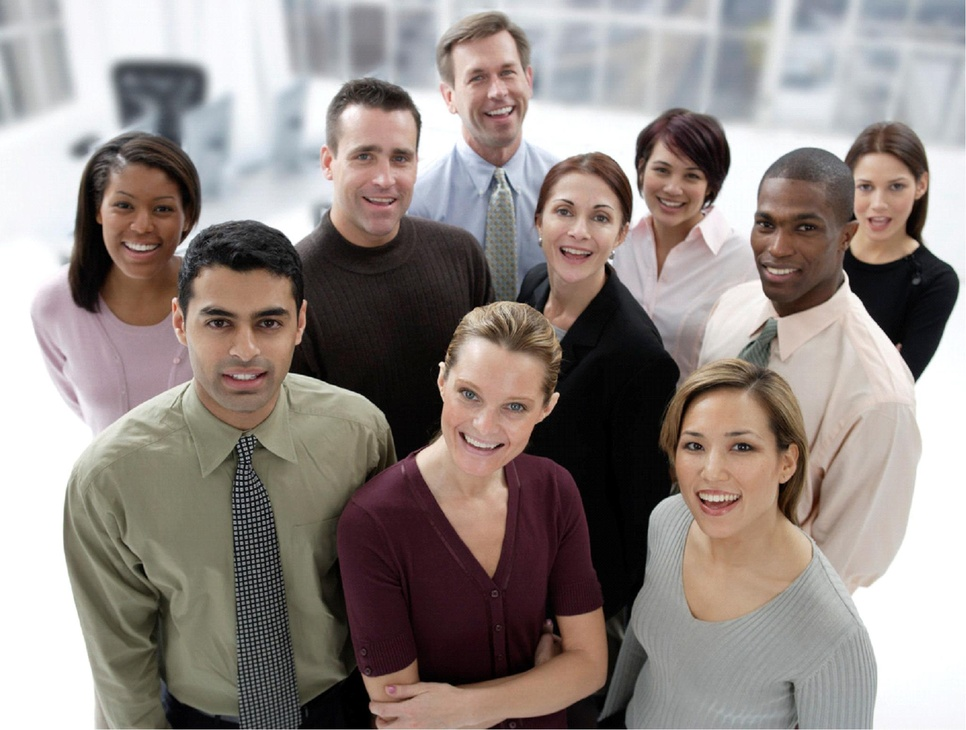
//> input picture multi.jpg, 966 x 730 px, shrunk from 2048 x 1548 before the run
$ ./face   (built with g++ and OpenCV 4)
//> lines starting //> are read from the running program, lines starting //| are printed output that depends on the picture; after the words box and inside, x2 and y2 are one past the last pixel; in counts of white or black regions, pixels touching at a corner belong together
 #include <opencv2/objdetect/objdetect.hpp>
 #include <opencv2/highgui/highgui.hpp>
 #include <opencv2/imgproc/imgproc.hpp>

 #include <iostream>
 #include <stdio.h>

 using namespace std;
 using namespace cv;

 /** Function Headers */
 void detectAndDisplay( Mat frame );

 /** Global variables */
 String face_cascade_name = "haarcascade_frontalface_alt.xml";
 CascadeClassifier face_cascade;
 string window_name = "Capture - Face detection";

 /** @function main */
 int main( int argc, const char** argv )
 {
   Mat frame;
   //-- 1. Load the cascades
   if( !face_cascade.load( face_cascade_name ) )
   { printf("--(!)Error loading\n"); return -1; };
     frame = imread("multi.jpg");
//> frame is the input picture: 730 rows x 966 cols, CV_8UC3; mean B, G, R 133.3, 137.5, 147.1
     while( true )
     {

   //-- 3. Apply the classifier to the frame
       if( !frame.empty() )
       { detectAndDisplay( frame ); }
       else
       { printf(" --(!) No captured frame -- Break!"); break; }

       int c = waitKey(10);
       if( (char)c == 'c' ) { break; }
      }
     return 0;
 }

/** @function detectAndDisplay */
void detectAndDisplay( Mat frame )
{
  std::vector<Rect> faces;
  Mat frame_gray;
  //convert color to grayscale
  cvtColor( frame, frame_gray, CV_BGR2GRAY );
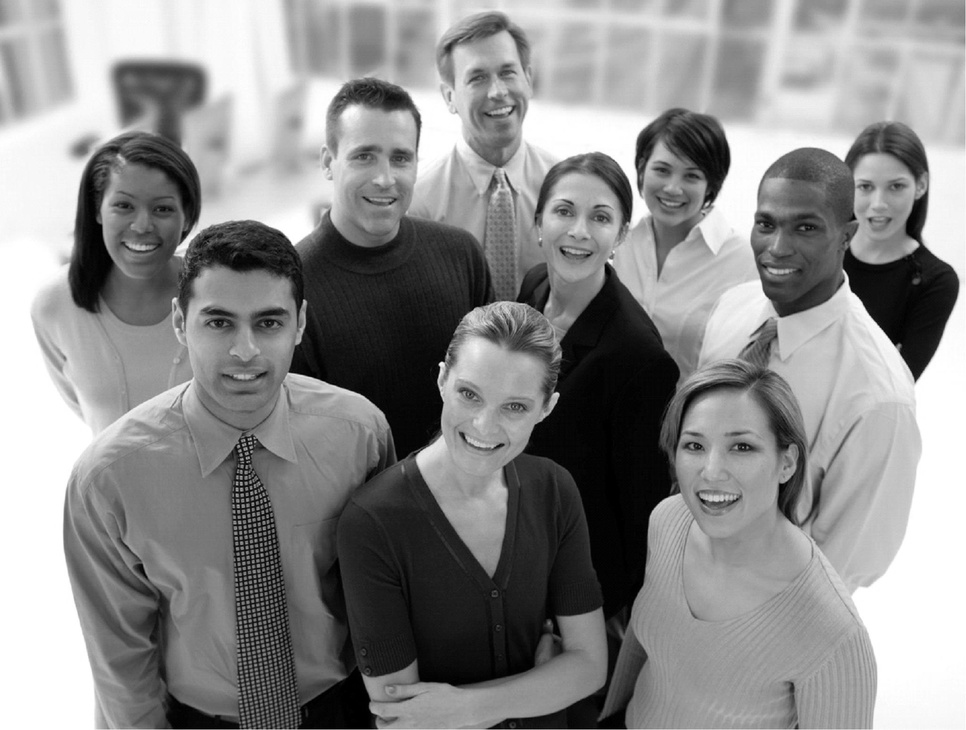
//> frame_gray: 730 rows x 966 cols, CV_8UC1; min 0, max 255, mean 139.9
  //normalizes the brightness and increases the contrast of the image.
  equalizeHist( frame_gray, frame_gray );
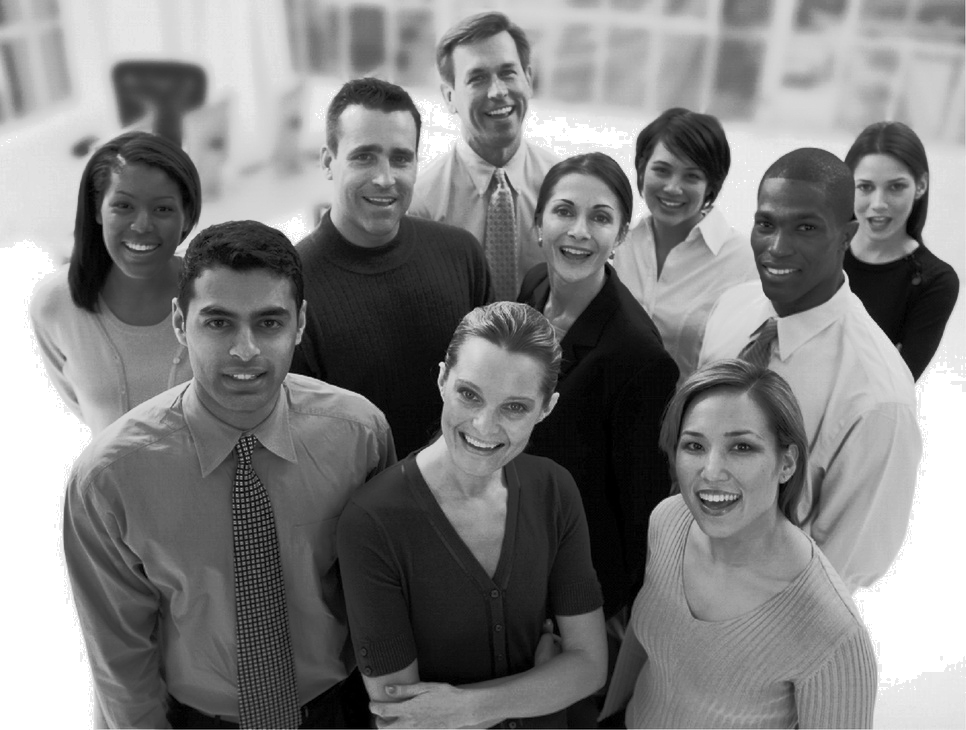
//> frame_gray: 730 rows x 966 cols, CV_8UC1; min 0, max 255, mean 128.4

  //-- Detect faces
  //Detects objects of different sizes in the input image.
  //detectMultiScale(input_image, objects, scaleFactor,minNeighbors, flags, minSize, maxSize
  face_cascade.detectMultiScale( frame_gray, faces, 1.1, 2, 0|CV_HAAR_SCALE_IMAGE, Size(30, 30) );
//> faces = 10 Rects (x, y, width, height), first 8: [838, 155, 84, 84], [451, 43, 86, 86], [635, 143, 78, 78], [92, 169, 98, 98], [532, 176, 98, 98], [329, 117, 107, 107], [734, 188, 100, 100], [655, 398, 128, 128]

  for( size_t i = 0; i < faces.size(); i++ )
  {
    //center of the detection
    Point center( faces[i].x + faces[i].width*0.5, faces[i].y + faces[i].height*0.5 );
    //draw an eclipse on the image centered at detection
    ellipse( frame, center, Size( faces[i].width*0.5, faces[i].height*0.5), 0, 0, 360, Scalar( 255, 0, 255 ), 4, 8, 0 );
  }
//> this loop made 10 passes
//> center on passes 1 to 10: Point(880, 197), Point(494, 86), Point(674, 182), Point(141, 218), Point(581, 225), Point(382, 170), Point(784, 238), Point(719, 462), Point(492, 417), Point(244, 340)
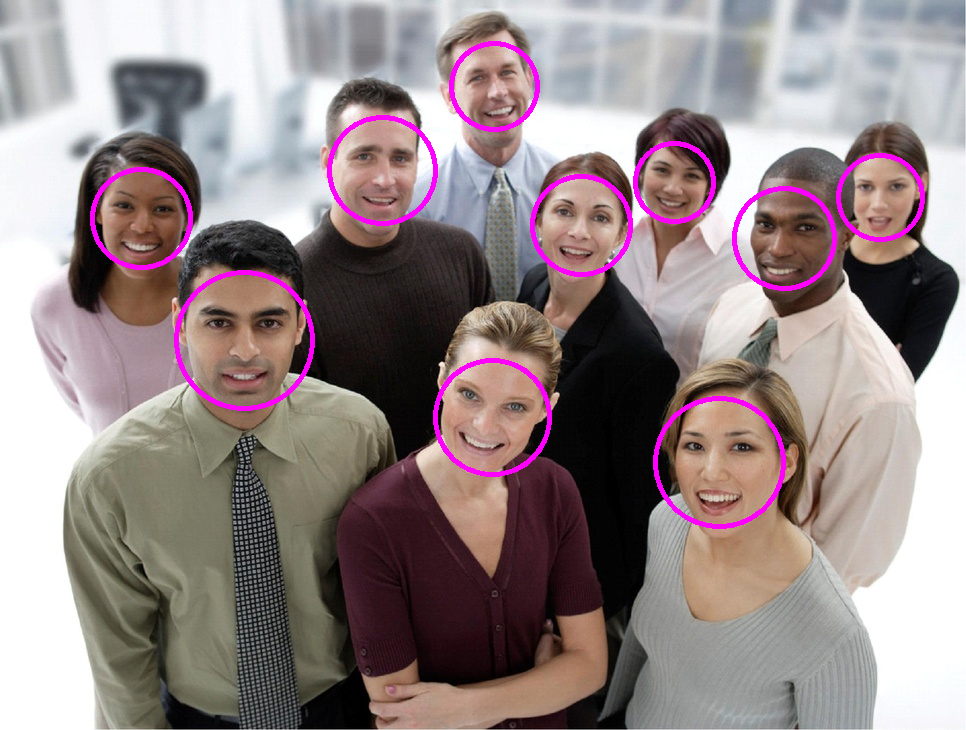
//> frame: 730 rows x 966 cols, CV_8UC3; 2.28% of pixels changed, all inside (x1, y1, x2, y2) = (90, 41, 925, 529)
//> the Esc key is pressed
  //-- Show what you got
  imshow( window_name, frame );
 }

$ run again, with prof1.jpg copied over multi.jpg
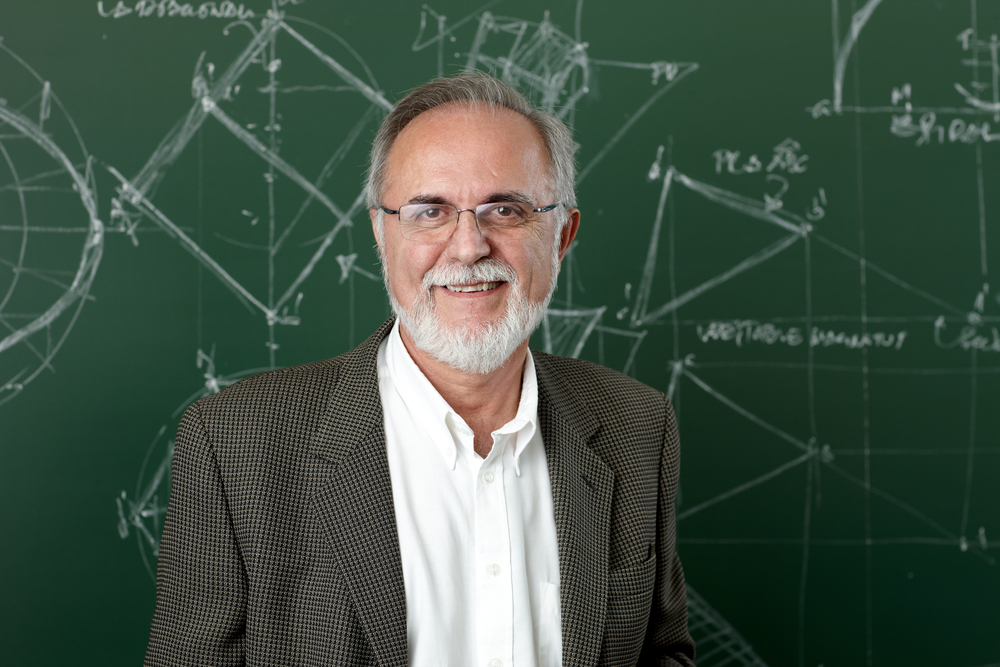
//> input picture prof1.jpg, 1000 x 667 px
//> frame is the input picture: 667 rows x 1000 cols, CV_8UC3; mean B, G, R 70.3, 83.7, 66.7
//> in detectAndDisplay, `equalizeHist( frame_gray, frame_gray );`:
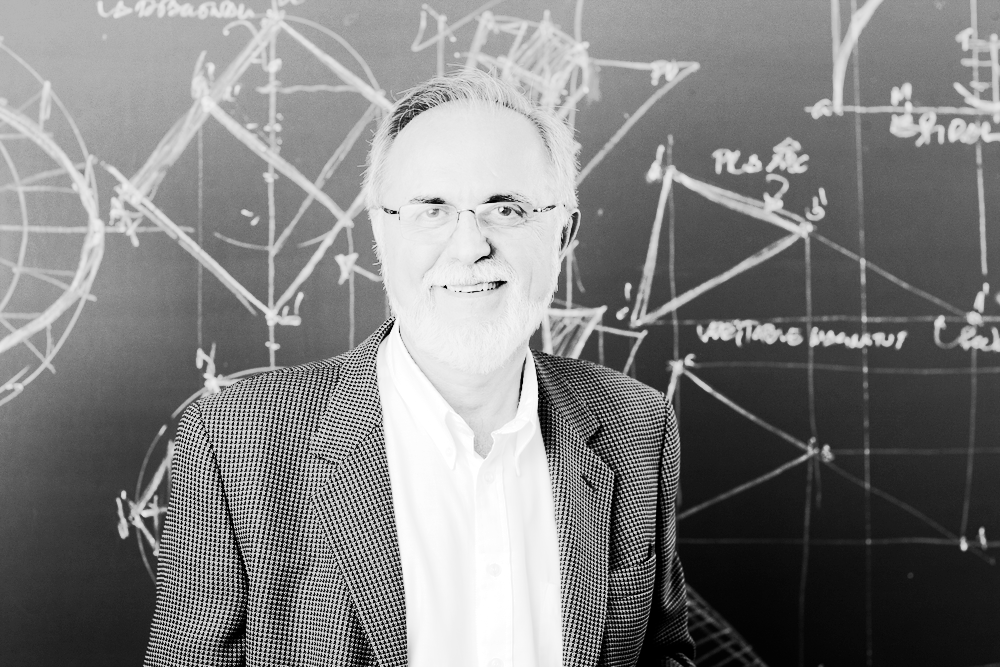
//> frame_gray: 667 rows x 1000 cols, CV_8UC1; min 0, max 255, mean 128.3
//> faces = 1 Rect (x, y, width, height): [367, 126, 210, 210]
//> the loop in detectAndDisplay, `for( size_t i = 0; i < faces.size(); i++ )` made 1 pass
//> center on pass 1: Point(472, 231)
//> after the loop in detectAndDisplay, `for( size_t i = 0; i < faces.size(); i++ )`:
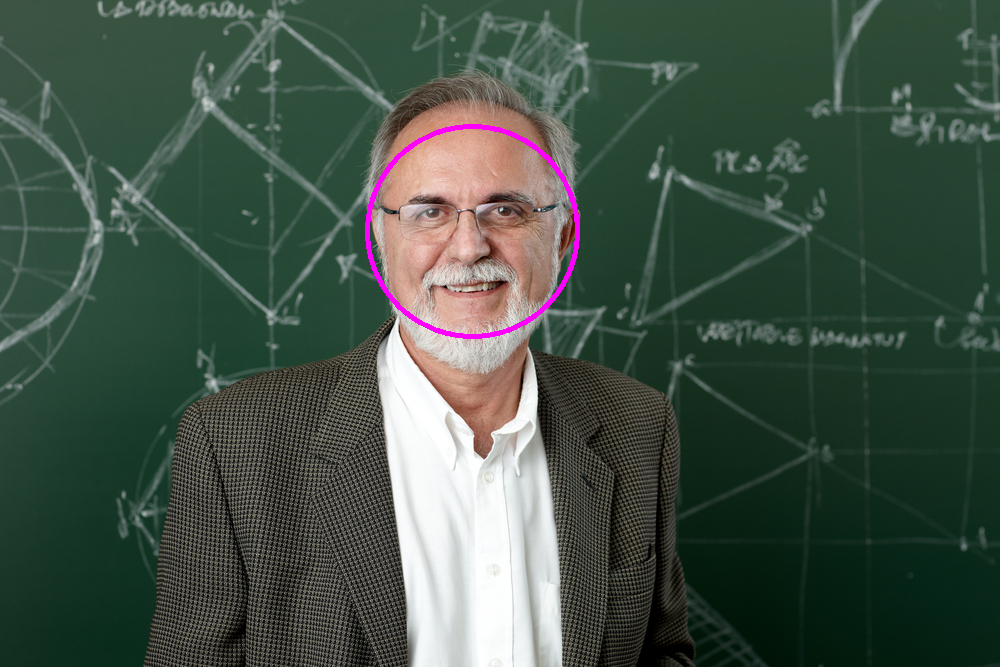
//> frame: 667 rows x 1000 cols, CV_8UC3; 0.5% of pixels changed, all inside (x1, y1, x2, y2) = (365, 124, 580, 339)

$ run again, with prof2.jpg copied over multi.jpg
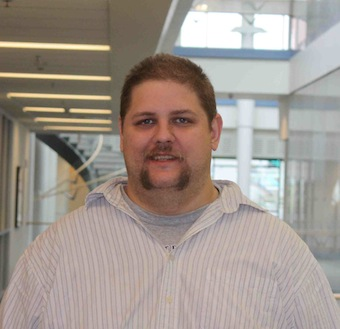
//> input picture prof2.jpg, 340 x 329 px
//> frame is the input picture: 329 rows x 340 cols, CV_8UC3; mean B, G, R 142.3, 149.9, 160.1
//> in detectAndDisplay, `equalizeHist( frame_gray, frame_gray );`:
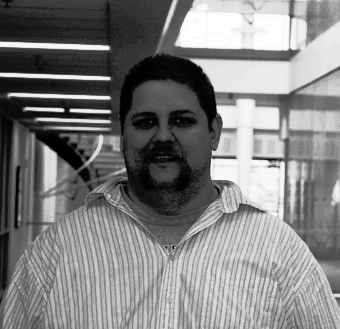
//> frame_gray: 329 rows x 340 cols, CV_8UC1; min 0, max 255, mean 128.6
//> faces = 1 Rect (x, y, width, height): [116, 84, 95, 95]
//> the loop in detectAndDisplay, `for( size_t i = 0; i < faces.size(); i++ )` made 1 pass
//> center on pass 1: Point(163, 131)
//> after the loop in detectAndDisplay, `for( size_t i = 0; i < faces.size(); i++ )`:
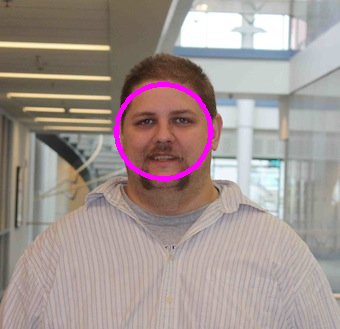
//> frame: 329 rows x 340 cols, CV_8UC3; 1.31% of pixels changed, all inside (x1, y1, x2, y2) = (114, 82, 213, 181)
